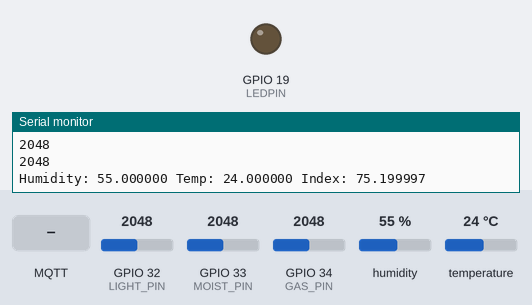
Simulated run of this sketch. Board: ESP32. Shown: output pins drawn as LEDs (lit = HIGH), the last lines printed to the serial monitor. The inputs (shaded band) are chosen by the test bench; at power-on: GPIO 32 (LIGHT_PIN) = 2048, GPIO 33 (MOIST_PIN) = 2048, GPIO 34 (GAS_PIN) = 2048, humidity 55 %, temperature 24 °C. WiFi joins after 1.5 s; servers stay silent unless stated; no MQTT or app messages arrive unless stated.

Above: at 2.8 s.
2.9 s: MQTT message "on" arrives on the first subscribed topic
At 3.7 s:
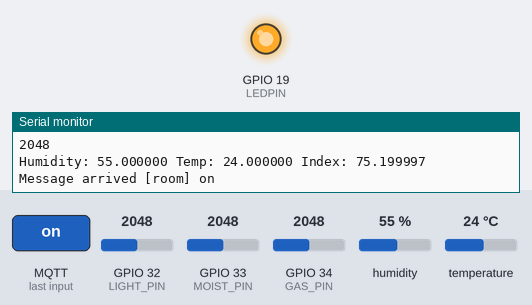
4.4 s: MQTT message "off" arrives on the first subscribed topic
At 4.9 s:
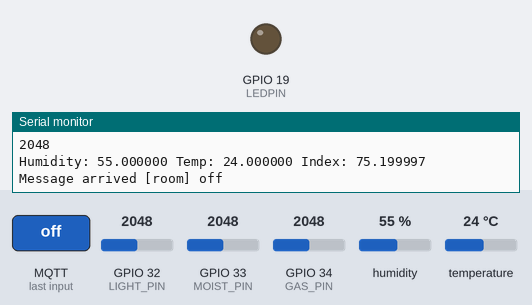
Timing chart, 0 to 7.4 s (numbered marks = the images above; inputs shaded):
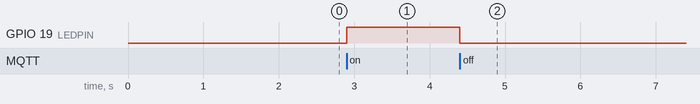

Measured:
- after the input at 2.9 s, GPIO 19 (LEDPIN): LOW → HIGH at once
- after the input at 4.4 s, GPIO 19 (LEDPIN): HIGH → LOW at once

The sketch:

Arduino_Diploma.ino
```cpp
/******************************************************************************
MQTT_Switch_Example.ino
Example for controlling a light using an MQTT switch
by: Alex Wende, SparkFun Electronics

This sketch connects the ESP32 to a MQTT broker and subcribes to the topic
room/light. When the button is pressed, the client will toggle between
publishing "on" and "off".
******************************************************************************/

#include <WiFi.h>
#include <PubSubClient.h>
#include "DHT.h"

#define DHTPIN 4
#define DHTTYPE DHT22   // DHT 22  (AM2302), AM2321

const char *ssid =  "*******";   // name of your WiFi network
const char *password =  "******"; // password of the WiFi network

const byte SWITCH_PIN = 0;           // Pin to control the light with
const char *ID = "Example_Switch";  // Name of our device, must be unique
const char *TOPIC = "room";  // Topic to subcribe to
const char *STATE_TOPIC = "room/s";
char msg[50];

IPAddress broker(192,168,0,113); // IP address of your MQTT broker eg. 192.168.1.50
WiFiClient wclient;

PubSubClient client(wclient); // Setup MQTT client

bool state=0;

DHT dht(DHTPIN, DHTTYPE);
const long interval_DHT = 2000;
const int LEDPIN = 19;
const int FANPIN = 17;
const int MOIST_PIN = 33;
const int LIGHT_PIN = 32;
const int GAS_PIN = 34;
unsigned long previousMillis_DHT = 0;

void callback(char* topic, byte* payload, unsigned int length) {
  String response;

  for (int i = 0; i < length; i++) {
    response += (char)payload[i];
  }
  Serial.print("Message arrived [");
  Serial.print(topic);
  Serial.print("] ");
  Serial.println(response);
  if(response == "on")  // Turn the light on
  {
    digitalWrite(LEDPIN, HIGH);
    client.publish(STATE_TOPIC,"on");
  }
  else if(response == "off")  // Turn the light off
  {
    digitalWrite(LEDPIN, LOW);
    client.publish(STATE_TOPIC,"off");
  }
  if(response == "on_fan")  // Turn the light on
  {
    digitalWrite(FANPIN, HIGH);
    client.publish(STATE_TOPIC,"on_fan");
  }
  else if(response == "off_fan")  // Turn the light off
  {
    digitalWrite(FANPIN, LOW);
    client.publish(STATE_TOPIC,"off_fan");
  }
}

void setup_DHT(){
  Serial.println(F("DHTxx test!"));
  dht.begin();
}

void loop_DHT(){

  unsigned long currentMillis = millis();
  if (currentMillis - previousMillis_DHT >= interval_DHT) {
    // save the last time you blinked the LED
    previousMillis_DHT = currentMillis;


    int moist_val = 0;
    moist_val = analogRead(MOIST_PIN);
    Serial.println(moist_val);

    if (isnan(moist_val)){
      Serial.println(F("Failed to read moist_val!"));
      return;
    }

    int light_val = 0;
    light_val = analogRead(LIGHT_PIN);
    Serial.println(light_val);

    if (isnan(light_val)){
      Serial.println(F("Failed to read light_val!"));
      return;
    }

    int gas_val = 0;
    gas_val = analogRead(GAS_PIN);
    Serial.println(gas_val);

    if (isnan(gas_val)){
      Serial.println(F("Failed to read gas_val!"));
      return;
    }

    // Reading temperature or humidity takes about 250 milliseconds!
    // Sensor readings may also be up to 2 seconds 'old' (its a very slow sensor)
    float h = dht.readHumidity();
    // Read temperature as Celsius (the default)
    float t = dht.readTemperature();
    // Read temperature as Fahrenheit (isFahrenheit = true)
    float f = dht.readTemperature(true);

    // Check if any reads failed and exit early (to try again).
    if (isnan(h) || isnan(t) || isnan(f)) {
      Serial.println(F("Failed to read from DHT sensor!"));
      return;
    }

    // Compute heat index in Fahrenheit (the default)
    float hif = dht.computeHeatIndex(f, h);
    // Compute heat index in Celsius (isFahreheit = false)
    float hic = dht.computeHeatIndex(t, h, false);

    Serial.printf("Humidity: %f Temp: %f Index: %f\n" ,h,t,f);
    String pubString = String(h)+" "+String(t)+" "+String(f)+" "+String(moist_val)+" "+String(light_val)+" "+String(gas_val);
    pubString.toCharArray(msg, pubString.length()+1);
    client.publish(TOPIC, msg);
  }
}

// Connect to WiFi network
void setup_wifi() {
  Serial.print("\nConnecting to ");
  Serial.println(ssid);

  WiFi.begin(ssid, password); // Connect to network

  while (WiFi.status() != WL_CONNECTED) { // Wait for connection
    delay(500);
    Serial.print(".");
  }

  Serial.println();
  Serial.println("WiFi connected");
  Serial.print("IP address: ");
  Serial.println(WiFi.localIP());
}

// Reconnect to client
void reconnect() {
  // Loop until we're reconnected
  while (!client.connected()) {
    Serial.print("Attempting MQTT connection...");
    // Attempt to connect
    if (client.connect(ID)) {
      client.subscribe(TOPIC);
      Serial.println("connected");
      Serial.print("Subcribed to: ");
      Serial.println(TOPIC);
      Serial.println('\n');

    } else {
      Serial.println(" try again in 5 seconds");
      // Wait 5 seconds before retrying
      delay(5000);
    }
  }
}

void setup() {
  Serial.begin(115200); // Start serial communication at 115200 baud
  setup_DHT();
  //pinMode(SWITCH_PIN,INPUT);  // Configure SWITCH_Pin as an input
  //digitalWrite(SWITCH_PIN,HIGH);  // enable pull-up resistor (active low)
  delay(100);
  setup_wifi(); // Connect to network
  client.setServer(broker, 1883);
  client.setCallback(callback);
  //client.subscribe(subTopic);
  pinMode(LEDPIN, OUTPUT);
  digitalWrite(LEDPIN, LOW);
}

void loop() {
  if (!client.connected())  // Reconnect if connection is lost
  {
    reconnect();
  }
  client.loop();
  loop_DHT();
  // if the switch is being pressed
  //delay(20);
}
```
